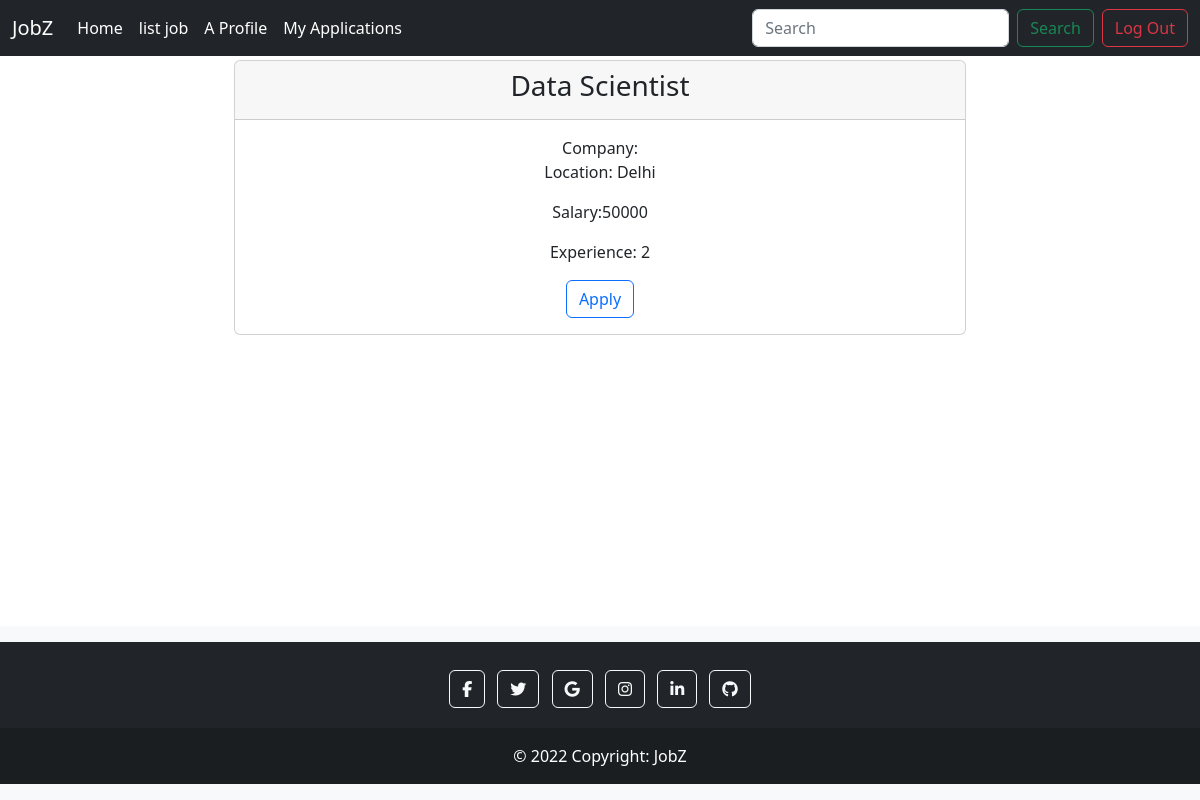
Page /candidate/job/detail/2 (signed in) on the committed database.
### employer/models.py (models this page shows, shortened)
class Jobs(models.Model):
    job_title = models.CharField(max_length=100)
    company = models.ForeignKey(User, on_delete=models.CASCADE, related_name="company")
    location = models.CharField(max_length=100)
    salary = models.PositiveIntegerField(null=True)
    experience = models.PositiveIntegerField(default=0)
    created_date = models.DateField(auto_now_add=True)
    last_date = models.DateField(null=True)
    active_status = models.BooleanField(default=True)

### candidate/views.py (the view)
# urls.py: path('job/detail/<int:id>', views.CandidateJobDetailView.as_view(), name="cand-job-detail"),
class CandidateJobDetailView(DetailView):
    model = Jobs
    context_object_name = "job"
    template_name = "candidate/cand-job-detail.html"
    pk_url_kwarg = "id"
    def get_context_data(self, **kwargs):
        context = super().get_context_data(**kwargs)
        is_applied = Application.objects.filter(applicant=self.request.user, job=self.object)
        context["is_applied"] = is_applied
        return context

### candidate/templates/candidate/cand-job-detail.html
{%extends 'candidate/base.html'%}
{%block body_block%}
<div class="row">
    <div class="col-2"></div>
    <div class="col-8">
        <div class="card text-center">
            <div class="card-header">
                <h3> {{job.job_title}} </h3>
            </div>
            <div class="card-body">
                Company:{{job.company_name}}
                <p class="card-text">
                    Location: {{job.location}}
                </p>
                <p class="card-text">
                    Salary:{{job.salary}}
                </p>
                <p class="card-text">
                    Experience: {{job.experience}}
                </p>
                {%if is_applied%}
                                <a href="" class="btn btn-outline-success"> Applied</a>
                {%else%}
                                <a href="{%url 'apply-now' job.id%}" class="btn btn-outline-primary"> Apply</a>
                {%endif%}
            </div>
        </div>
    </div>
    <div class="col-2"></div>
</div>
{%endblock%}

### rows in the picture
Jobs: job_title "Data Scientist", location "Delhi", salary "50000", experience "2"
